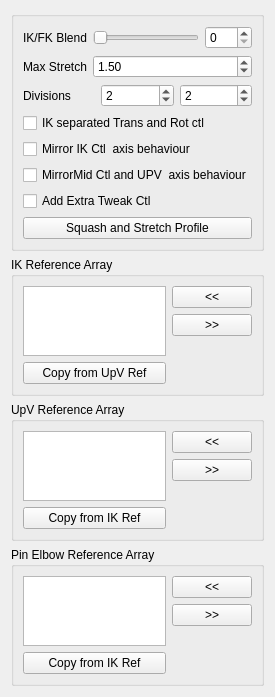
<?xml version="1.0" encoding="UTF-8"?>
<ui version="4.0">
 <class>Form</class>
 <widget class="QWidget" name="Form">
  <property name="geometry">
   <rect>
    <x>0</x>
    <y>0</y>
    <width>242</width>
    <height>676</height>
   </rect>
  </property>
  <property name="windowTitle">
   <string>Form</string>
  </property>
  <layout class="QGridLayout" name="gridLayout">
   <item row="0" column="0">
    <widget class="QGroupBox" name="groupBox">
     <property name="title">
      <string/>
     </property>
     <layout class="QGridLayout" name="gridLayout_2">
      <item row="0" column="0">
       <layout class="QVBoxLayout" name="verticalLayout">
        <item>
         <layout class="QFormLayout" name="formLayout">
          <property name="fieldGrowthPolicy">
           <enum>QFormLayout::AllNonFixedFieldsGrow</enum>
          </property>
          <item row="0" column="0">
           <widget class="QLabel" name="ikfk_label">
            <property name="text">
             <string>IK/FK Blend</string>
            </property>
           </widget>
          </item>
          <item row="0" column="1">
           <layout class="QHBoxLayout" name="horizontalLayout_3">
            <item>
             <widget class="QSlider" name="ikfk_slider">
              <property name="minimumSize">
               <size>
                <width>0</width>
                <height>15</height>
               </size>
              </property>
              <property name="maximum">
               <number>100</number>
              </property>
              <property name="orientation">
               <enum>Qt::Horizontal</enum>
              </property>
             </widget>
            </item>
            <item>
             <widget class="QSpinBox" name="ikfk_spinBox">
              <property name="maximum">
               <number>100</number>
              </property>
             </widget>
            </item>
           </layout>
          </item>
          <item row="1" column="0">
           <widget class="QLabel" name="maxStretch_label">
            <property name="sizePolicy">
             <sizepolicy hsizetype="MinimumExpanding" vsizetype="MinimumExpanding">
              <horstretch>0</horstretch>
              <verstretch>0</verstretch>
             </sizepolicy>
            </property>
            <property name="text">
             <string>Max Stretch</string>
            </property>
           </widget>
          </item>
          <item row="1" column="1">
           <widget class="QDoubleSpinBox" name="maxStretch_spinBox">
            <property name="sizePolicy">
             <sizepolicy hsizetype="MinimumExpanding" vsizetype="Fixed">
              <horstretch>0</horstretch>
              <verstretch>0</verstretch>
             </sizepolicy>
            </property>
            <property name="minimum">
             <double>1.000000000000000</double>
            </property>
            <property name="value">
             <double>1.500000000000000</double>
            </property>
           </widget>
          </item>
         </layout>
        </item>
        <item>
         <layout class="QHBoxLayout" name="horizontalLayout">
          <item>
           <widget class="QLabel" name="divisions_label">
            <property name="text">
             <string>Divisions</string>
            </property>
           </widget>
          </item>
          <item>
           <widget class="QSpinBox" name="div0_spinBox">
            <property name="minimum">
             <number>0</number>
            </property>
            <property name="value">
             <number>2</number>
            </property>
           </widget>
          </item>
          <item>
           <widget class="QSpinBox" name="div1_spinBox">
            <property name="minimum">
             <number>0</number>
            </property>
            <property name="value">
             <number>2</number>
            </property>
           </widget>
          </item>
         </layout>
        </item>
        <item>
         <widget class="QCheckBox" name="ikTR_checkBox">
          <property name="text">
           <string>IK separated Trans and Rot ctl</string>
          </property>
         </widget>
        </item>
        <item>
         <widget class="QCheckBox" name="mirrorIK_checkBox">
          <property name="toolTip">
           <string extracomment="This option set the axis of the mid CTL (elbow) and the up vector control to move in a mirror behaviour ">This option set the axis of the mid CTL (elbow) and the up vector control to move in a mirror behaviour </string>
          </property>
          <property name="statusTip">
           <string extracomment="This option set the axis of the mid CTL (elbow) and the up vector control to move in a mirror behaviour ">This option set the axis of the mid CTL (elbow) and the up vector control to move in a mirror behaviour </string>
          </property>
          <property name="whatsThis">
           <string>This option set the axis of the mid CTL (elbow) and the up vector control to move in a mirror behaviour </string>
          </property>
          <property name="text">
           <string>Mirror IK Ctl  axis behaviour</string>
          </property>
         </widget>
        </item>
        <item>
         <widget class="QCheckBox" name="mirrorMid_checkBox">
          <property name="toolTip">
           <string extracomment="This option set the axis of the mid CTL (elbow) and the up vector control to move in a mirror behaviour ">This option set the axis of the mid CTL (elbow) and the up vector control to move in a mirror behaviour </string>
          </property>
          <property name="statusTip">
           <string extracomment="This option set the axis of the mid CTL (elbow) and the up vector control to move in a mirror behaviour ">This option set the axis of the mid CTL (elbow) and the up vector control to move in a mirror behaviour </string>
          </property>
          <property name="whatsThis">
           <string>This option set the axis of the mid CTL (elbow) and the up vector control to move in a mirror behaviour </string>
          </property>
          <property name="text">
           <string>MirrorMid Ctl and UPV  axis behaviour</string>
          </property>
         </widget>
        </item>
        <item>
         <widget class="QCheckBox" name="extraTweak_checkBox">
          <property name="toolTip">
           <string extracomment="This option set the axis of the mid CTL (elbow) and the up vector control to move in a mirror behaviour ">This option set the axis of the mid CTL (elbow) and the up vector control to move in a mirror behaviour </string>
          </property>
          <property name="statusTip">
           <string extracomment="This option set the axis of the mid CTL (elbow) and the up vector control to move in a mirror behaviour ">This option set the axis of the mid CTL (elbow) and the up vector control to move in a mirror behaviour </string>
          </property>
          <property name="whatsThis">
           <string>This option set the axis of the mid CTL (elbow) and the up vector control to move in a mirror behaviour </string>
          </property>
          <property name="text">
           <string>Add Extra Tweak Ctl</string>
          </property>
         </widget>
        </item>
        <item>
         <layout class="QHBoxLayout" name="horizontalLayout_2">
          <item>
           <widget class="QPushButton" name="squashStretchProfile_pushButton">
            <property name="text">
             <string>Squash and Stretch Profile</string>
            </property>
           </widget>
          </item>
         </layout>
        </item>
       </layout>
      </item>
     </layout>
    </widget>
   </item>
   <item row="1" column="0">
    <widget class="QGroupBox" name="ikRefArray_groupBox">
     <property name="title">
      <string>IK Reference Array</string>
     </property>
     <layout class="QGridLayout" name="gridLayout_3">
      <item row="0" column="0">
       <layout class="QHBoxLayout" name="ikRefArray_horizontalLayout">
        <item>
         <layout class="QVBoxLayout" name="ikRefArray_verticalLayout_1">
          <item>
           <widget class="QListWidget" name="ikRefArray_listWidget">
            <property name="dragDropOverwriteMode">
             <bool>true</bool>
            </property>
            <property name="dragDropMode">
             <enum>QAbstractItemView::InternalMove</enum>
            </property>
            <property name="defaultDropAction">
             <enum>Qt::MoveAction</enum>
            </property>
            <property name="alternatingRowColors">
             <bool>true</bool>
            </property>
            <property name="selectionMode">
             <enum>QAbstractItemView::ExtendedSelection</enum>
            </property>
            <property name="selectionRectVisible">
             <bool>false</bool>
            </property>
           </widget>
          </item>
          <item>
           <widget class="QPushButton" name="ikRefArray_copyRef_pushButton">
            <property name="text">
             <string>Copy from UpV Ref</string>
            </property>
           </widget>
          </item>
         </layout>
        </item>
        <item>
         <layout class="QVBoxLayout" name="ikRefArray_verticalLayout_2">
          <item>
           <widget class="QPushButton" name="ikRefArrayAdd_pushButton">
            <property name="text">
             <string>&lt;&lt;</string>
            </property>
           </widget>
          </item>
          <item>
           <widget class="QPushButton" name="ikRefArrayRemove_pushButton">
            <property name="text">
             <string>&gt;&gt;</string>
            </property>
           </widget>
          </item>
          <item>
           <spacer name="ikRefArray_verticalSpacer">
            <property name="orientation">
             <enum>Qt::Vertical</enum>
            </property>
            <property name="sizeHint" stdset="0">
             <size>
              <width>20</width>
              <height>40</height>
             </size>
            </property>
           </spacer>
          </item>
         </layout>
        </item>
       </layout>
      </item>
     </layout>
    </widget>
   </item>
   <item row="2" column="0">
    <widget class="QGroupBox" name="upvRefArray_groupBox">
     <property name="title">
      <string>UpV Reference Array</string>
     </property>
     <layout class="QGridLayout" name="gridLayout_5">
      <item row="0" column="0">
       <layout class="QHBoxLayout" name="upvRefArray_horizontalLayout">
        <item>
         <layout class="QVBoxLayout" name="upvRefArray_verticalLayout_1">
          <item>
           <widget class="QListWidget" name="upvRefArray_listWidget">
            <property name="dragDropOverwriteMode">
             <bool>true</bool>
            </property>
            <property name="dragDropMode">
             <enum>QAbstractItemView::InternalMove</enum>
            </property>
            <property name="defaultDropAction">
             <enum>Qt::MoveAction</enum>
            </property>
            <property name="alternatingRowColors">
             <bool>true</bool>
            </property>
            <property name="selectionMode">
             <enum>QAbstractItemView::ExtendedSelection</enum>
            </property>
            <property name="selectionRectVisible">
             <bool>false</bool>
            </property>
           </widget>
          </item>
          <item>
           <widget class="QPushButton" name="upvRefArray_copyRef_pushButton">
            <property name="text">
             <string>Copy from IK Ref</string>
            </property>
           </widget>
          </item>
         </layout>
        </item>
        <item>
         <layout class="QVBoxLayout" name="upvRefArray_verticalLayout_2">
          <item>
           <widget class="QPushButton" name="upvRefArrayAdd_pushButton">
            <property name="text">
             <string>&lt;&lt;</string>
            </property>
           </widget>
          </item>
          <item>
           <widget class="QPushButton" name="upvRefArrayRemove_pushButton">
            <property name="text">
             <string>&gt;&gt;</string>
            </property>
           </widget>
          </item>
          <item>
           <spacer name="upvRefArray_verticalSpacer">
            <property name="orientation">
             <enum>Qt::Vertical</enum>
            </property>
            <property name="sizeHint" stdset="0">
             <size>
              <width>20</width>
              <height>40</height>
             </size>
            </property>
           </spacer>
          </item>
         </layout>
        </item>
       </layout>
      </item>
     </layout>
    </widget>
   </item>
   <item row="3" column="0">
    <widget class="QGroupBox" name="pinRefArray_groupBox">
     <property name="title">
      <string>Pin Elbow Reference Array</string>
     </property>
     <layout class="QGridLayout" name="gridLayout_4">
      <item row="0" column="0">
       <layout class="QHBoxLayout" name="pinRefArray_horizontalLayout">
        <item>
         <layout class="QVBoxLayout" name="pinRefArray_verticalLayout">
          <item>
           <widget class="QListWidget" name="pinRefArray_listWidget">
            <property name="dragDropOverwriteMode">
             <bool>true</bool>
            </property>
            <property name="dragDropMode">
             <enum>QAbstractItemView::InternalMove</enum>
            </property>
            <property name="defaultDropAction">
             <enum>Qt::MoveAction</enum>
            </property>
            <property name="alternatingRowColors">
             <bool>true</bool>
            </property>
            <property name="selectionMode">
             <enum>QAbstractItemView::ExtendedSelection</enum>
            </property>
            <property name="selectionRectVisible">
             <bool>false</bool>
            </property>
           </widget>
          </item>
          <item>
           <widget class="QPushButton" name="pinRefArray_copyRef_pushButton">
            <property name="text">
             <string>Copy from IK Ref</string>
            </property>
           </widget>
          </item>
         </layout>
        </item>
        <item>
         <layout class="QVBoxLayout" name="pinRefArray_verticalLayout_2">
          <item>
           <widget class="QPushButton" name="pinRefArrayAdd_pushButton">
            <property name="text">
             <string>&lt;&lt;</string>
            </property>
           </widget>
          </item>
          <item>
           <widget class="QPushButton" name="pinRefArrayRemove_pushButton">
            <property name="text">
             <string>&gt;&gt;</string>
            </property>
           </widget>
          </item>
          <item>
           <spacer name="pinRefArray_verticalSpacer">
            <property name="orientation">
             <enum>Qt::Vertical</enum>
            </property>
            <property name="sizeHint" stdset="0">
             <size>
              <width>20</width>
              <height>40</height>
             </size>
            </property>
           </spacer>
          </item>
         </layout>
        </item>
       </layout>
      </item>
     </layout>
    </widget>
   </item>
  </layout>
 </widget>
 <resources/>
 <connections>
  <connection>
   <sender>ikfk_slider</sender>
   <signal>sliderMoved(int)</signal>
   <receiver>ikfk_spinBox</receiver>
   <slot>setValue(int)</slot>
   <hints>
    <hint type="sourcelabel">
     <x>144</x>
     <y>47</y>
    </hint>
    <hint type="destinationlabel">
     <x>220</x>
     <y>45</y>
    </hint>
   </hints>
  </connection>
  <connection>
   <sender>ikfk_spinBox</sender>
   <signal>valueChanged(int)</signal>
   <receiver>ikfk_slider</receiver>
   <slot>setValue(int)</slot>
   <hints>
    <hint type="sourcelabel">
     <x>222</x>
     <y>37</y>
    </hint>
    <hint type="destinationlabel">
     <x>182</x>
     <y>37</y>
    </hint>
   </hints>
  </connection>
 </connections>
</ui>
